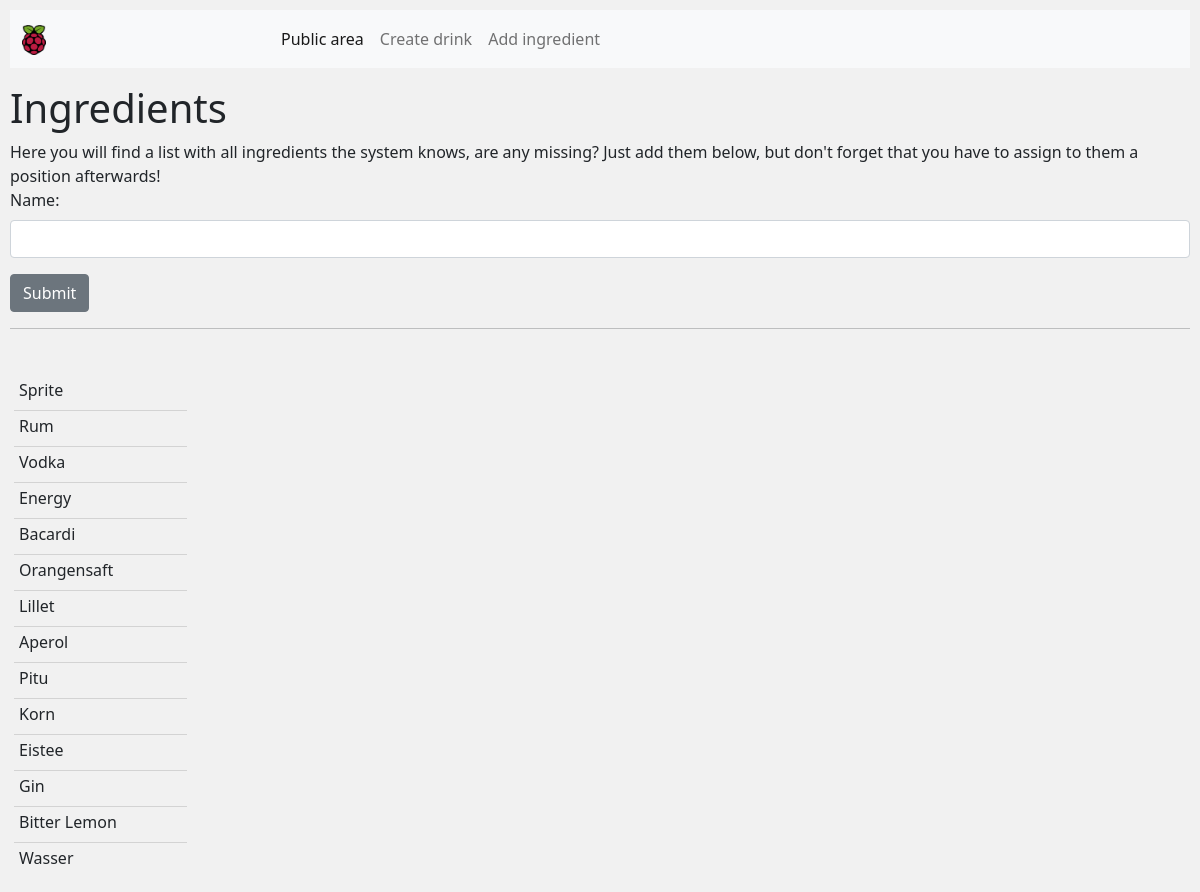
The app's page /create_ingredient with its own data.
### app/models.py (models this page shows, shortened)
class Ingredient(db.Model):
    id = db.Column(db.Integer, primary_key=True)
    name = db.Column(db.String(25), nullable=False, unique=True)
    date_created = db.Column(db.DateTime(), default=datetime.utcnow)
    positions = db.relationship("Position", backref="ingredient")
    drinks = db.relationship("Link", back_populates="ingredient")

### app/control_views.py (the view, shortened to what this page needs)
@app.route('/create_ingredient', methods=["POST", "GET"])
def create_ingredient():
    form = IngredientForm()
    all_ingredients = Ingredient.query.all()
    print("ingredient page")
    return render_template('control/create_ingredient.html', all_ingredients=all_ingredients, form=form)

### app/control_views.py
class IngredientForm(FlaskForm):
    name = StringField('Name', validators=[DataRequired()])
    submit = SubmitField('Submit')

### app/templates/control/create_ingredient.html (shortened to what this page needs)
{% extends "control/templates/control_template.html" %}
{% block main %}
<h1>Ingredients</h1>
<a>Here you will find a list with all ingredients the system knows, are any missing? Just add them below, but don't
    forget
    that you have to assign to them a position afterwards!
</a>
<form method="POST">
    <div class="mb-3">
        {{ form.name.label(class="form-label") }}:
        {{ form.name(class="form-control") }}
    </div>
    {{ form.submit(class="btn btn-secondary") }}
</form>
<hr>
<ol class="list-group list-group-flush">
    {% for ingredient in all_ingredients %}
    <li class="list-group-item" style="background-color: #f1f1f1">
        {{ ingredient.name }}
    </li>
    {% endfor %}
</ol>
{% endblock main %}

### app/static/css/style.css (style rules this page uses)
body { background-color: #f1f1f1; margin: 10px; margin: 10px; }
.list-group { display:inline-block; padding: 4px; padding-top: 30px; }
.list-group-item { padding-left: 5px; padding-right: 70px; padding-top: 3px; padding-top: 3px; }

### records on screen
Ingredient: name "Sprite"
Ingredient: name "Rum"
Ingredient: name "Vodka"
Ingredient: name "Energy"
Ingredient: name "Bacardi"
Ingredient: name "Orangensaft"
Ingredient: name "Lillet"
Ingredient: name "Aperol"
Ingredient: name "Pitu"
Ingredient: name "Korn"
Ingredient: name "Eistee"
Ingredient: name "Gin"
Ingredient: name "Bitter Lemon"
Ingredient: name "Wasser"
